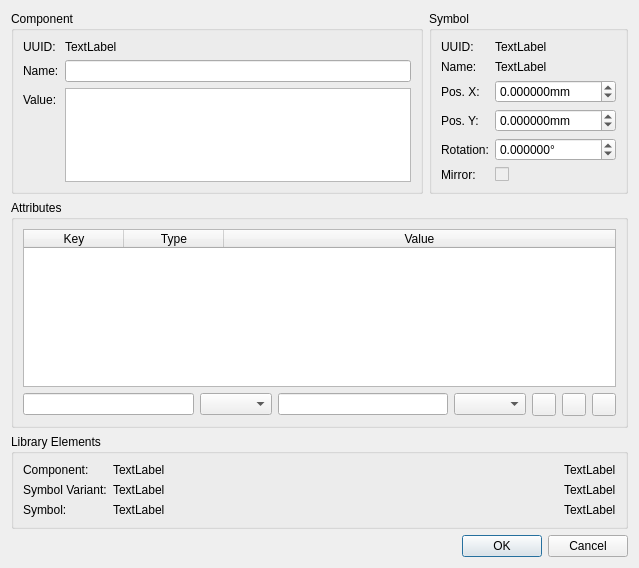
<?xml version="1.0" encoding="UTF-8"?>
<ui version="4.0">
 <class>SymbolInstancePropertiesDialog</class>
 <widget class="QDialog" name="SymbolInstancePropertiesDialog">
  <property name="geometry">
   <rect>
    <x>0</x>
    <y>0</y>
    <width>639</width>
    <height>568</height>
   </rect>
  </property>
  <property name="windowTitle">
   <string>Properties</string>
  </property>
  <layout class="QVBoxLayout" name="verticalLayout">
   <item>
    <layout class="QGridLayout" name="gridLayout">
     <item row="0" column="1">
      <widget class="QGroupBox" name="gbxSymbInst">
       <property name="sizePolicy">
        <sizepolicy hsizetype="Maximum" vsizetype="Preferred">
         <horstretch>0</horstretch>
         <verstretch>0</verstretch>
        </sizepolicy>
       </property>
       <property name="title">
        <string>Symbol</string>
       </property>
       <layout class="QFormLayout" name="formLayout_2">
        <property name="fieldGrowthPolicy">
         <enum>QFormLayout::AllNonFixedFieldsGrow</enum>
        </property>
        <item row="0" column="0">
         <widget class="QLabel" name="label_3">
          <property name="text">
           <string>UUID:</string>
          </property>
         </widget>
        </item>
        <item row="0" column="1">
         <widget class="QLabel" name="lblSymbInstUuid">
          <property name="sizePolicy">
           <sizepolicy hsizetype="Preferred" vsizetype="Preferred">
            <horstretch>0</horstretch>
            <verstretch>0</verstretch>
           </sizepolicy>
          </property>
          <property name="text">
           <string>TextLabel</string>
          </property>
          <property name="textInteractionFlags">
           <set>Qt::LinksAccessibleByMouse|Qt::TextSelectableByMouse</set>
          </property>
         </widget>
        </item>
        <item row="1" column="0">
         <widget class="QLabel" name="label_19">
          <property name="text">
           <string>Name:</string>
          </property>
         </widget>
        </item>
        <item row="1" column="1">
         <widget class="QLabel" name="lblSymbInstName">
          <property name="sizePolicy">
           <sizepolicy hsizetype="Preferred" vsizetype="Preferred">
            <horstretch>0</horstretch>
            <verstretch>0</verstretch>
           </sizepolicy>
          </property>
          <property name="text">
           <string>TextLabel</string>
          </property>
         </widget>
        </item>
        <item row="2" column="1">
         <widget class="QDoubleSpinBox" name="spbxSymbInstPosX">
          <property name="sizePolicy">
           <sizepolicy hsizetype="Preferred" vsizetype="Fixed">
            <horstretch>0</horstretch>
            <verstretch>0</verstretch>
           </sizepolicy>
          </property>
          <property name="maximumSize">
           <size>
            <width>16777215</width>
            <height>16777215</height>
           </size>
          </property>
          <property name="buttonSymbols">
           <enum>QAbstractSpinBox::UpDownArrows</enum>
          </property>
          <property name="suffix">
           <string>mm</string>
          </property>
          <property name="decimals">
           <number>6</number>
          </property>
          <property name="minimum">
           <double>-2000.000000000000000</double>
          </property>
          <property name="maximum">
           <double>2000.000000000000000</double>
          </property>
          <property name="singleStep">
           <double>2.540000000000000</double>
          </property>
         </widget>
        </item>
        <item row="3" column="0">
         <widget class="QLabel" name="label_7">
          <property name="text">
           <string>Pos. Y:</string>
          </property>
         </widget>
        </item>
        <item row="3" column="1">
         <widget class="QDoubleSpinBox" name="spbxSymbInstPosY">
          <property name="sizePolicy">
           <sizepolicy hsizetype="Preferred" vsizetype="Fixed">
            <horstretch>0</horstretch>
            <verstretch>0</verstretch>
           </sizepolicy>
          </property>
          <property name="maximumSize">
           <size>
            <width>16777215</width>
            <height>16777215</height>
           </size>
          </property>
          <property name="suffix">
           <string>mm</string>
          </property>
          <property name="decimals">
           <number>6</number>
          </property>
          <property name="minimum">
           <double>-2000.000000000000000</double>
          </property>
          <property name="maximum">
           <double>2000.000000000000000</double>
          </property>
          <property name="singleStep">
           <double>2.540000000000000</double>
          </property>
         </widget>
        </item>
        <item row="4" column="0">
         <widget class="QLabel" name="label_8">
          <property name="text">
           <string>Rotation:</string>
          </property>
         </widget>
        </item>
        <item row="4" column="1">
         <widget class="QDoubleSpinBox" name="spbxSymbInstAngle">
          <property name="sizePolicy">
           <sizepolicy hsizetype="Preferred" vsizetype="Fixed">
            <horstretch>0</horstretch>
            <verstretch>0</verstretch>
           </sizepolicy>
          </property>
          <property name="maximumSize">
           <size>
            <width>16777215</width>
            <height>16777215</height>
           </size>
          </property>
          <property name="suffix">
           <string>°</string>
          </property>
          <property name="decimals">
           <number>6</number>
          </property>
          <property name="minimum">
           <double>-360.000000000000000</double>
          </property>
          <property name="maximum">
           <double>360.000000000000000</double>
          </property>
          <property name="singleStep">
           <double>45.000000000000000</double>
          </property>
         </widget>
        </item>
        <item row="5" column="0">
         <widget class="QLabel" name="label_9">
          <property name="text">
           <string>Mirror:</string>
          </property>
         </widget>
        </item>
        <item row="5" column="1">
         <widget class="QCheckBox" name="cbxSymbInstMirror">
          <property name="enabled">
           <bool>false</bool>
          </property>
          <property name="sizePolicy">
           <sizepolicy hsizetype="Preferred" vsizetype="Fixed">
            <horstretch>0</horstretch>
            <verstretch>0</verstretch>
           </sizepolicy>
          </property>
         </widget>
        </item>
        <item row="2" column="0">
         <widget class="QLabel" name="label_6">
          <property name="text">
           <string>Pos. X:</string>
          </property>
         </widget>
        </item>
       </layout>
      </widget>
     </item>
     <item row="2" column="0" colspan="2">
      <widget class="QGroupBox" name="gbxCmpLib">
       <property name="sizePolicy">
        <sizepolicy hsizetype="Preferred" vsizetype="Preferred">
         <horstretch>0</horstretch>
         <verstretch>1</verstretch>
        </sizepolicy>
       </property>
       <property name="title">
        <string>Library Elements</string>
       </property>
       <layout class="QGridLayout" name="gridLayout_3">
        <item row="1" column="0">
         <widget class="QLabel" name="label_18">
          <property name="sizePolicy">
           <sizepolicy hsizetype="Maximum" vsizetype="Preferred">
            <horstretch>0</horstretch>
            <verstretch>0</verstretch>
           </sizepolicy>
          </property>
          <property name="text">
           <string>Symbol Variant:</string>
          </property>
         </widget>
        </item>
        <item row="0" column="0">
         <widget class="QLabel" name="label_10">
          <property name="sizePolicy">
           <sizepolicy hsizetype="Maximum" vsizetype="Preferred">
            <horstretch>0</horstretch>
            <verstretch>0</verstretch>
           </sizepolicy>
          </property>
          <property name="text">
           <string>Component:</string>
          </property>
         </widget>
        </item>
        <item row="0" column="2">
         <widget class="QLabel" name="lblCompLibUuid">
          <property name="sizePolicy">
           <sizepolicy hsizetype="Maximum" vsizetype="Preferred">
            <horstretch>0</horstretch>
            <verstretch>0</verstretch>
           </sizepolicy>
          </property>
          <property name="text">
           <string>TextLabel</string>
          </property>
          <property name="textFormat">
           <enum>Qt::RichText</enum>
          </property>
          <property name="openExternalLinks">
           <bool>true</bool>
          </property>
          <property name="textInteractionFlags">
           <set>Qt::TextBrowserInteraction</set>
          </property>
         </widget>
        </item>
        <item row="0" column="1">
         <widget class="QLabel" name="lblCompLibName">
          <property name="sizePolicy">
           <sizepolicy hsizetype="Ignored" vsizetype="Preferred">
            <horstretch>0</horstretch>
            <verstretch>0</verstretch>
           </sizepolicy>
          </property>
          <property name="text">
           <string>TextLabel</string>
          </property>
         </widget>
        </item>
        <item row="2" column="2">
         <widget class="QLabel" name="lblSymbLibUuid">
          <property name="sizePolicy">
           <sizepolicy hsizetype="Maximum" vsizetype="Preferred">
            <horstretch>0</horstretch>
            <verstretch>0</verstretch>
           </sizepolicy>
          </property>
          <property name="text">
           <string>TextLabel</string>
          </property>
          <property name="textFormat">
           <enum>Qt::RichText</enum>
          </property>
          <property name="openExternalLinks">
           <bool>true</bool>
          </property>
          <property name="textInteractionFlags">
           <set>Qt::TextBrowserInteraction</set>
          </property>
         </widget>
        </item>
        <item row="2" column="1">
         <widget class="QLabel" name="lblSymbLibName">
          <property name="sizePolicy">
           <sizepolicy hsizetype="Ignored" vsizetype="Preferred">
            <horstretch>0</horstretch>
            <verstretch>0</verstretch>
           </sizepolicy>
          </property>
          <property name="text">
           <string>TextLabel</string>
          </property>
         </widget>
        </item>
        <item row="1" column="2">
         <widget class="QLabel" name="lblSymbVarUuid">
          <property name="sizePolicy">
           <sizepolicy hsizetype="Maximum" vsizetype="Preferred">
            <horstretch>0</horstretch>
            <verstretch>0</verstretch>
           </sizepolicy>
          </property>
          <property name="text">
           <string>TextLabel</string>
          </property>
          <property name="textInteractionFlags">
           <set>Qt::LinksAccessibleByMouse|Qt::TextSelectableByMouse</set>
          </property>
         </widget>
        </item>
        <item row="2" column="0">
         <widget class="QLabel" name="label_17">
          <property name="sizePolicy">
           <sizepolicy hsizetype="Maximum" vsizetype="Preferred">
            <horstretch>0</horstretch>
            <verstretch>0</verstretch>
           </sizepolicy>
          </property>
          <property name="text">
           <string>Symbol:</string>
          </property>
         </widget>
        </item>
        <item row="1" column="1">
         <widget class="QLabel" name="lblSymbVarName">
          <property name="sizePolicy">
           <sizepolicy hsizetype="Ignored" vsizetype="Preferred">
            <horstretch>0</horstretch>
            <verstretch>0</verstretch>
           </sizepolicy>
          </property>
          <property name="text">
           <string>TextLabel</string>
          </property>
         </widget>
        </item>
       </layout>
      </widget>
     </item>
     <item row="0" column="0">
      <widget class="QGroupBox" name="gbxComponentInstance">
       <property name="sizePolicy">
        <sizepolicy hsizetype="Preferred" vsizetype="Preferred">
         <horstretch>0</horstretch>
         <verstretch>1</verstretch>
        </sizepolicy>
       </property>
       <property name="title">
        <string>Component</string>
       </property>
       <layout class="QFormLayout" name="formLayout">
        <property name="fieldGrowthPolicy">
         <enum>QFormLayout::AllNonFixedFieldsGrow</enum>
        </property>
        <item row="0" column="0">
         <widget class="QLabel" name="label">
          <property name="text">
           <string>UUID:</string>
          </property>
         </widget>
        </item>
        <item row="0" column="1">
         <widget class="QLabel" name="lblCompInstUuid">
          <property name="sizePolicy">
           <sizepolicy hsizetype="Preferred" vsizetype="Preferred">
            <horstretch>0</horstretch>
            <verstretch>0</verstretch>
           </sizepolicy>
          </property>
          <property name="text">
           <string>TextLabel</string>
          </property>
          <property name="textInteractionFlags">
           <set>Qt::LinksAccessibleByMouse|Qt::TextSelectableByMouse</set>
          </property>
         </widget>
        </item>
        <item row="1" column="0">
         <widget class="QLabel" name="label_2">
          <property name="text">
           <string>Name:</string>
          </property>
         </widget>
        </item>
        <item row="1" column="1">
         <widget class="QLineEdit" name="edtCompInstName"/>
        </item>
        <item row="2" column="0">
         <widget class="QLabel" name="label_4">
          <property name="text">
           <string>Value:</string>
          </property>
         </widget>
        </item>
        <item row="2" column="1">
         <widget class="QTextEdit" name="edtCompInstValue">
          <property name="sizePolicy">
           <sizepolicy hsizetype="Expanding" vsizetype="Maximum">
            <horstretch>0</horstretch>
            <verstretch>0</verstretch>
           </sizepolicy>
          </property>
         </widget>
        </item>
       </layout>
      </widget>
     </item>
     <item row="1" column="0" colspan="2">
      <widget class="QGroupBox" name="groupBox">
       <property name="sizePolicy">
        <sizepolicy hsizetype="Preferred" vsizetype="Expanding">
         <horstretch>0</horstretch>
         <verstretch>100</verstretch>
        </sizepolicy>
       </property>
       <property name="title">
        <string>Attributes</string>
       </property>
       <layout class="QVBoxLayout" name="verticalLayout_3">
        <item>
         <widget class="QTableWidget" name="tblCompInstAttributes">
          <property name="enabled">
           <bool>true</bool>
          </property>
          <property name="sizePolicy">
           <sizepolicy hsizetype="Expanding" vsizetype="Expanding">
            <horstretch>0</horstretch>
            <verstretch>0</verstretch>
           </sizepolicy>
          </property>
          <property name="horizontalScrollBarPolicy">
           <enum>Qt::ScrollBarAlwaysOff</enum>
          </property>
          <property name="editTriggers">
           <set>QAbstractItemView::NoEditTriggers</set>
          </property>
          <property name="alternatingRowColors">
           <bool>true</bool>
          </property>
          <property name="selectionMode">
           <enum>QAbstractItemView::SingleSelection</enum>
          </property>
          <property name="selectionBehavior">
           <enum>QAbstractItemView::SelectRows</enum>
          </property>
          <attribute name="horizontalHeaderStretchLastSection">
           <bool>true</bool>
          </attribute>
          <attribute name="verticalHeaderDefaultSectionSize">
           <number>20</number>
          </attribute>
          <column>
           <property name="text">
            <string>Key</string>
           </property>
          </column>
          <column>
           <property name="text">
            <string>Type</string>
           </property>
          </column>
          <column>
           <property name="text">
            <string>Value</string>
           </property>
          </column>
         </widget>
        </item>
        <item>
         <layout class="QGridLayout" name="gridLayout_2">
          <item row="0" column="0">
           <widget class="QLineEdit" name="edtAttrKey"/>
          </item>
          <item row="0" column="5">
           <widget class="QToolButton" name="btnAttrApply">
            <property name="text">
             <string/>
            </property>
            <property name="icon">
             <iconset resource="../../../img/images.qrc">
              <normaloff>:/img/actions/apply.png</normaloff>:/img/actions/apply.png</iconset>
            </property>
           </widget>
          </item>
          <item row="0" column="1" colspan="2">
           <widget class="QComboBox" name="cbxAttrType">
            <property name="sizePolicy">
             <sizepolicy hsizetype="Maximum" vsizetype="Fixed">
              <horstretch>0</horstretch>
              <verstretch>0</verstretch>
             </sizepolicy>
            </property>
           </widget>
          </item>
          <item row="0" column="4">
           <widget class="QComboBox" name="cbxAttrUnit">
            <property name="sizePolicy">
             <sizepolicy hsizetype="Maximum" vsizetype="Fixed">
              <horstretch>0</horstretch>
              <verstretch>0</verstretch>
             </sizepolicy>
            </property>
           </widget>
          </item>
          <item row="0" column="7">
           <widget class="QToolButton" name="btnAttrRemove">
            <property name="icon">
             <iconset resource="../../../img/images.qrc">
              <normaloff>:/img/actions/minus.png</normaloff>:/img/actions/minus.png</iconset>
            </property>
           </widget>
          </item>
          <item row="0" column="3">
           <widget class="QLineEdit" name="edtAttrValue"/>
          </item>
          <item row="0" column="6">
           <widget class="QToolButton" name="btnAttrAdd">
            <property name="text">
             <string/>
            </property>
            <property name="icon">
             <iconset resource="../../../img/images.qrc">
              <normaloff>:/img/actions/plus_2.png</normaloff>:/img/actions/plus_2.png</iconset>
            </property>
           </widget>
          </item>
         </layout>
        </item>
       </layout>
      </widget>
     </item>
    </layout>
   </item>
   <item>
    <widget class="QDialogButtonBox" name="buttonBox">
     <property name="orientation">
      <enum>Qt::Horizontal</enum>
     </property>
     <property name="standardButtons">
      <set>QDialogButtonBox::Cancel|QDialogButtonBox::Ok</set>
     </property>
    </widget>
   </item>
  </layout>
 </widget>
 <resources>
  <include location="../../../img/images.qrc"/>
 </resources>
 <connections>
  <connection>
   <sender>buttonBox</sender>
   <signal>accepted()</signal>
   <receiver>SymbolInstancePropertiesDialog</receiver>
   <slot>accept()</slot>
   <hints>
    <hint type="sourcelabel">
     <x>248</x>
     <y>254</y>
    </hint>
    <hint type="destinationlabel">
     <x>157</x>
     <y>274</y>
    </hint>
   </hints>
  </connection>
  <connection>
   <sender>buttonBox</sender>
   <signal>rejected()</signal>
   <receiver>SymbolInstancePropertiesDialog</receiver>
   <slot>reject()</slot>
   <hints>
    <hint type="sourcelabel">
     <x>316</x>
     <y>260</y>
    </hint>
    <hint type="destinationlabel">
     <x>286</x>
     <y>274</y>
    </hint>
   </hints>
  </connection>
 </connections>
</ui>
